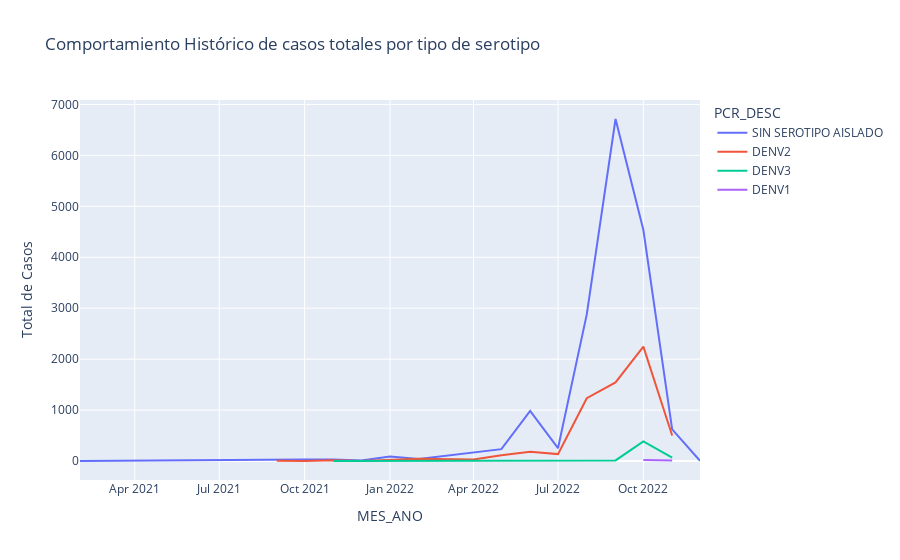

Notebook code for this chart:
### Code cell
# Crea la gráfica interactiva con Plotly Express
fig = px.line(df_pcr_hist, x='MES_ANO', y='TOTAL_CASOS', color='PCR_DESC',
              labels={'TOTAL_CASOS': 'Total de Casos', 'FECHA_ACTUALIZACION': 'Fecha de Actualización'},
              title='Comportamiento Histórico de casos totales por tipo de serotipo')

# Muestra la gráfica interactiva
fig.show()

### Figure 1 — Plotly figure (JSON) as saved in the notebook; plotly's stock layout.template omitted (floating-point values rounded to 4 significant figures)
{"data": [{"hovertemplate": "PCR_DESC=SIN SEROTIPO AISLADO<br>MES_ANO=%{x}<br>Total de Casos=%{y}<extra></extra>", "legendgroup": "SIN SEROTIPO AISLADO", "line": {"color": "#636efa", "dash": "solid"}, "marker": {"symbol": "circle"}, "mode": "lines", "name": "SIN SEROTIPO AISLADO", "orientation": "v", "showlegend": true, "type": "scatter", "x": ["2021-02", "2021-09", "2021-10", "2021-11", "2021-12", "2022-01", "2022-02", "2022-05", "2022-06", "2022-07", "2022-08", "2022-09", "2022-10", "2022-11", "2022-12"], "xaxis": "x", "y": [1, 37, 28, 30, 12, 91, 40, 233, 984, 252, 2879, 6714, 4534, 621, 4], "yaxis": "y"}, {"hovertemplate": "PCR_DESC=DENV2<br>MES_ANO=%{x}<br>Total de Casos=%{y}<extra></extra>", "legendgroup": "DENV2", "line": {"color": "#EF553B", "dash": "solid"}, "marker": {"symbol": "circle"}, "mode": "lines", "name": "DENV2", "orientation": "v", "showlegend": true, "type": "scatter", "x": ["2021-09", "2021-10", "2021-11", "2021-12", "2022-02", "2022-04", "2022-05", "2022-06", "2022-07", "2022-08", "2022-09", "2022-10", "2022-11"], "xaxis": "x", "y": [6, 3, 15, 2, 43, 32, 112, 184, 136, 1233, 1543, 2245, 502], "yaxis": "y"}, {"hovertemplate": "PCR_DESC=DENV3<br>MES_ANO=%{x}<br>Total de Casos=%{y}<extra></extra>", "legendgroup": "DENV3", "line": {"color": "#00cc96", "dash": "solid"}, "marker": {"symbol": "circle"}, "mode": "lines", "name": "DENV3", "orientation": "v", "showlegend": true, "type": "scatter", "x": ["2021-11", "2022-09", "2022-10", "2022-11"], "xaxis": "x", "y": [1, 12, 385, 65], "yaxis": "y"}, {"hovertemplate": "PCR_DESC=DENV1<br>MES_ANO=%{x}<br>Total de Casos=%{y}<extra></extra>", "legendgroup": "DENV1", "line": {"color": "#ab63fa", "dash": "solid"}, "marker": {"symbol": "circle"}, "mode": "lines", "name": "DENV1", "orientation": "v", "showlegend": true, "type": "scatter", "x": ["2022-10", "2022-11"], "xaxis": "x", "y": [21, 13], "yaxis": "y"}], "layout": {"legend": {"title": {"text": "PCR_DESC"}, "tracegroupgap": 0}, "title": {"text": "Comportamiento Histórico de casos totales por tipo de serotipo"}, "xaxis": {"anchor": "y", "domain": [0, 1], "title": {"text": "MES_ANO"}}, "yaxis": {"anchor": "x", "domain": [0, 1], "title": {"text": "Total de Casos"}}}}
